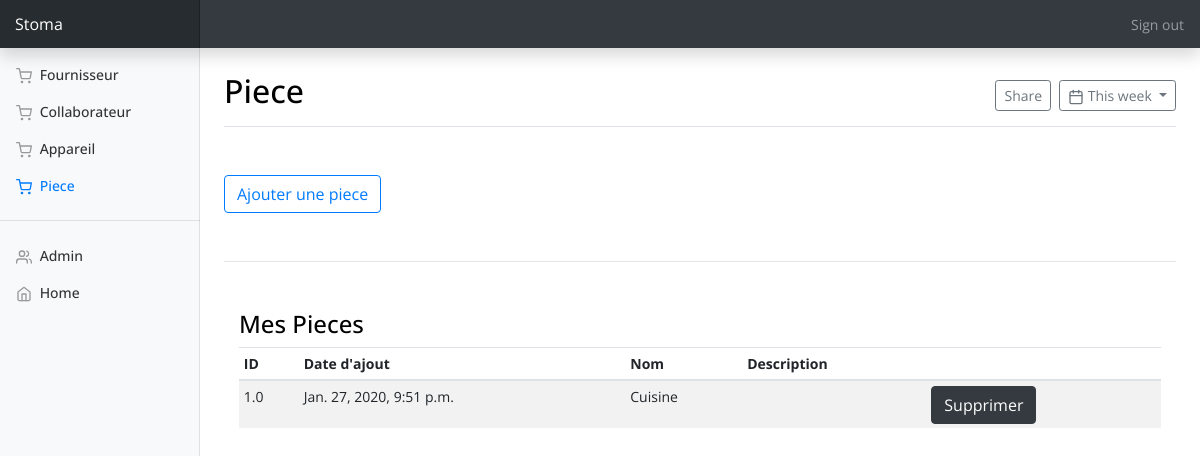
The app's page /piece/ (signed in) with its own data.
### apps/piece/models.py (models this page shows, shortened)
class Piece(models.Model):
    date = models.DateTimeField(null=True, blank=True)
    id_piece = models.FloatField(null=True, blank=True)
    name_piece = models.CharField(max_length=70, null=True, blank=True)
    description = models.CharField(max_length=200, null=True, blank=True)
    user_username = models.CharField(max_length=150, null=True, blank=True)

### apps/piece/views.py (the view)
# urls.py: path('piece/', views.view_display_piece, name='display_piece'),
@login_required
def view_display_piece(request):
    piece = Piece.objects.filter(user_username=request.user.get_username())
    id_piece = request.GET.get('get_id')
    if id_piece:
	    piece_to_delete = piece.filter(id_appareil=id_piece)
	    for p in piece_to_delete:
	    	p.delete()
    context = {'piece': piece}
    return render(request, 'piece/display_piece.html', context)

### apps/piece/templates/piece/display_piece.html (shortened to what this page needs)
{% extends "home/base.html" %}
{% load static %}
{% block content %}
{% load crispy_forms_tags %}
<body>
<div class="upper-navbar">
    <nav class="navbar navbar-dark fixed-top bg-dark flex-md-nowrap p-0 shadow">
        <a class="navbar-brand col-sm-3 col-md-2 mr-0" href="{% url 'home' %}">Stoma</a>
        <ul class="navbar-nav px-3">
            <li class="nav-item text-nowrap">
                <a class="nav-link" href="{% url 'logout' %}">Sign out</a>
            </li>
        </ul>
    </nav>
</div>
<div class="container-fluid">
<div class="row">
<nav class="col-md-2 d-none d-md-block bg-light sidebar">
<div class="sidebar-sticky">
<ul class="nav flex-column">
<li class="nav-item">
<a class="nav-link" href="{% url 'display_fournisseur' %}">
<span data-feather="shopping-cart"></span>
              Fournisseur
            </a>
</li>
<li class="nav-item">
<a class="nav-link" href="{% url 'display_collaborateur' %}">
<span data-feather="shopping-cart"></span>
              Collaborateur
            </a>
</li>
<li class="nav-item">
<a class="nav-link" href="{% url 'display_appareil' %}">
<span data-feather="shopping-cart"></span>
              Appareil
            </a>
</li>
<li class="nav-item">
<a class="nav-link active" href="{% url 'display_piece' %}">
<span data-feather="shopping-cart"></span>
              Piece
            </a>
</li>
<hr/>
<li class="nav-item">
<a class="nav-link" href="{% url 'admin' %}">
<span data-feather="users"></span>
              Admin
</a>
</li>
<li class="nav-item">
<a class="nav-link" href="{% url 'home' %}">
<span data-feather="home"></span>
              Home <span class="sr-only">(current)</span>
</a>
</li>
</ul>
</div>
</nav>
</div>
</div>
<main class="col-md-9 ml-sm-auto col-lg-10 px-4" role="main">
<div class="d-flex justify-content-between flex-wrap flex-md-nowrap align-items-center pt-3 pb-2 mb-3 border-bottom">
<h1 class="h2">Piece</h1>
<div class="btn-toolbar mb-2 mb-md-0">
<div class="btn-group mr-2">
<button class="btn btn-sm btn-outline-secondary" type="button">Share</button>
</div>
<button class="btn btn-sm btn-outline-secondary dropdown-toggle" type="button">
<span data-feather="calendar"></span>
            This week
          </button>
</div>
</div>
    <div class="container my-5">
        <div class="row">
            <a href="{% url 'register_piece' %}">
                <button type="button" class="btn btn-outline-primary">
                    Ajouter une piece
                </button>
            </a>
        </div>
    </div>
    <hr/>
    <div class="container my-5">
        <div class="row">
          <div class="col-md-12 order-md-1">
            <h4>Mes Pieces</h4>
              <div class="table-responsive">
                <table class="table table-striped table-sm">
                  <thead>
                    <tr>
                      <th>ID</th>
                      <th>Date d'ajout</th>
                      <th>Nom</th>
                      <th>Description</th>
                      <th></th>
                    </tr>
                  </thead>
                  <tbody>
                    {% for p in piece %}
                    <tr>
                      <td>{{p.id_piece}}</td>
                      <td>{{p.date}}</td>
                      <td>{{p.name_piece}}</td>
                      <td>{{a.description}}</td>
                      <td>
                        <form method='GET'>
                          <button class="btn btn-dark" type="submit" value="{{p.id_piece}}" name="get_id">
                            Supprimer
                          </button>
                        </form>
                      </td>
                    </tr>
                    {% endfor %}
                  </tbody>
                </table>
              </div>
          </div>
        </div>
    </div>
</main>
</body>
{% endblock content %}

### apps/home/static/home/css/dashboard.css (style rules this page uses)
body { font-size: .875rem; }
.feather { width: 16px; height: 16px; vertical-align: text-bottom; }
.sidebar { position: fixed; top: 0; bottom: 0; left: 0; z-index: 100; padding: 0; box-shadow: inset -1px 0 0 rgba(0, 0, 0, .1); }
.sidebar-sticky { position: -webkit-sticky; position: sticky; top: 48px; height: calc(100vh - 48px); padding-top: .5rem; overflow-x: hidden; overflow-y: auto; }
.sidebar .nav-link { font-weight: 500; color: #333; }
.sidebar .nav-link .feather { margin-right: 4px; color: #999; }
.sidebar .nav-link.active { color: #007bff; }
.sidebar .nav-link:hover .feather, .sidebar .nav-link.active .feather { color: inherit; }
.navbar-brand { padding-top: .75rem; padding-bottom: .75rem; font-size: 1rem; background-color: rgba(0, 0, 0, .25); box-shadow: inset -1px 0 0 rgba(0, 0, 0, .25); }
.border-bottom { border-bottom: 1px solid #e5e5e5; }

### apps/home/static/home/css/listings_styles.css (style rules this page uses)
* { margin: 0; padding: 0; -webkit-font-smoothing: antialiased; -webkit-text-shadow: rgba(0,0,0,.01) 0 0 1px; text-shadow: rgba(0,0,0,.01) 0 0 1px; }
body { font-family: 'Open Sans', sans-serif; font-size: 14px; font-weight: 400; background: #FFFFFF; color: #a5a5a5; }
div { display: block; position: relative; -webkit-box-sizing: border-box; -moz-box-sizing: border-box; box-sizing: border-box; }
ul { list-style: none; margin-bottom: 0px; }
a, a:hover, a:visited, a:active, a:link { text-decoration: none; -webkit-font-smoothing: antialiased; -webkit-text-shadow: rgba(0,0,0,.01) 0 0 1px; text-shadow: rgba(0,0,0,.01) 0 0 1px; }

### apps/home/templates/home/base.html (style rules this page uses)
h1, h2, h3, h4, h5, h6 { color:black; -webkit-font-smoothing: antialiased; }
.upper-navbar { height: 7vh; }

### records on screen
Piece: id_piece "1.0", date "Jan. 27, 2020, 9:51 p.m.", name_piece "Cuisine"
